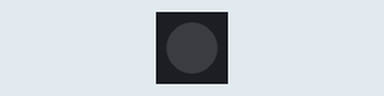
Simulated run of this sketch. Board: ESP32-C3. Shown: 1 RGB LEDs in strip order, left to right. Dim RGB values are drawn brighter than linear.

Above: at 0.1 s.
At 25.2 s:
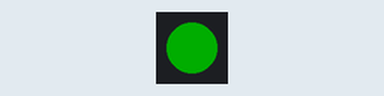
Timing chart, 0 to 40.0 s (numbered marks = the images above):
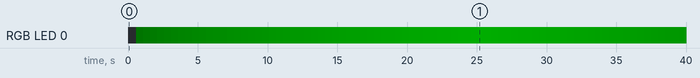

Measured:
- by itself, RGB LED 0: off → RGB(0, 1, 0) at 0.60 s, → RGB(0, 2, 0) 0.50 s later, → RGB(0, 3, 0) 0.50 s later, → RGB(0, 4, 0) 0.50 s later, … (78 changes in this stretch)

The sketch:

6-DevKitC_BuiltinLED.INO
```cpp
#include <Arduino.h>
#include <Adafruit_NeoPixel.h>

#define PIN 8


// Parameter 1 = number of pixels in strip
// Parameter 2 = Arduino pin number (most are valid)
// Parameter 3 = pixel type flags, add together as needed:
//   NEO_KHZ800  800 KHz bitstream (most NeoPixel products w/WS2812 LEDs)
//   NEO_KHZ400  400 KHz (classic 'v1' (not v2) FLORA pixels, WS2811 drivers)
//   NEO_GRB     Pixels are wired for GRB bitstream (most NeoPixel products)
//   NEO_RGB     Pixels are wired for RGB bitstream (v1 FLORA pixels, not v2)
//   NEO_RGBW    Pixels are wired for RGBW bitstream (NeoPixel RGBW products)
Adafruit_NeoPixel Pixel = Adafruit_NeoPixel(1, PIN, NEO_GRB + NEO_KHZ800);

void setup() {
  Pixel.begin();
  Pixel.setBrightness(50);
  Pixel.show(); // Initialize all pixels to 'off'

  Serial.begin(115200);
}

void loop() {
  for(int i=0; i<255; i++) {
    Pixel.setPixelColor(0, Pixel.Color(0, i, 0));
    Pixel.show();
    delay(100);
  }
  for(int i=0; i<255; i++) {
    Pixel.setPixelColor(0, Pixel.Color(0, 255-i, 0));
    Pixel.show();
    delay(100);
  }
}
```
